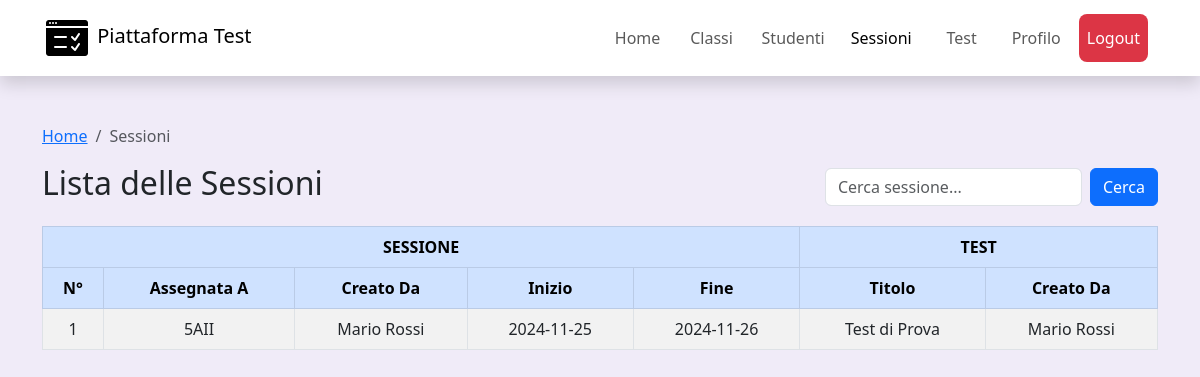
/frontend/views/sessioni.php (signed in), run on an earlier commit of the app's database.
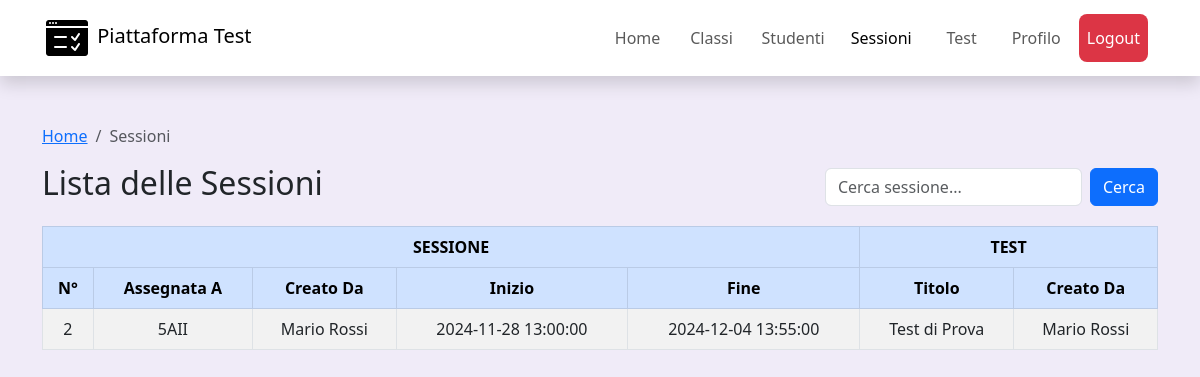
And on a later commit of the database.
### tables this page shows
CREATE TABLE `sessione` (
  `id` int(11) NOT NULL,
  `test_id` int(11) NOT NULL,
  `classe_id` int(11) NOT NULL,
  `cf_docente` varchar(16) NOT NULL,
  `data_inizio` datetime NOT NULL,
  `data_fine` datetime NOT NULL
);

CREATE TABLE `classe` (
  `id` int(11) NOT NULL,
  `nome` varchar(25) NOT NULL,
  `anno_scolastico` varchar(9) NOT NULL
);

CREATE TABLE `utente` (
  `codice_fiscale` varchar(16) NOT NULL,
  `nome` varchar(50) NOT NULL,
  `cognome` varchar(50) NOT NULL,
  `login` varchar(50) NOT NULL,
  `password` varchar(100) NOT NULL,
  `ruolo` enum('STUDENTE','DOCENTE','','') NOT NULL DEFAULT 'STUDENTE'
);

CREATE TABLE `test` (
  `id` int(11) NOT NULL,
  `titolo` varchar(100) NOT NULL,
  `cf_docente` varchar(16) NOT NULL
);

### frontend/views/sessioni.php (the view, shortened to what this page needs)
<?php
require("./../../backend/Include/db_connect.php");
$filter = isset($_GET['filter']) ? trim($_GET['filter']) : '';
$SQL_query = "SELECT
                s.id AS sessione_id,
                d_s.nome AS sessione_docente_nome,
                d_s.cognome AS sessione_docente_cognome,
                s.data_inizio AS sessione_inizio,
                s.data_fine AS sessione_fine,
                t.titolo AS test_titolo,
                d_t.nome AS test_docente_nome,
                d_t.cognome AS test_docente_cognome,
                c.nome AS classe_nome
            FROM
                sessione AS s
            JOIN
                test AS t
            ON
                t.id=s.test_id
            JOIN
                utente AS d_s
            ON
                d_s.codice_fiscale=s.cf_docente
            JOIN
                utente AS d_t
            ON
                d_t.codice_fiscale=t.cf_docente
            JOIN
                classe AS c
            ON
                c.id=s.classe_id";
$stmt = $conn->prepare($SQL_query);
$stmt->execute();
$result = $stmt->get_result();
?>
<!DOCTYPE html>
<html lang="en">
<head>
    <link href="https://cdn.jsdelivr.net/npm/bootstrap@5.3.0/dist/css/bootstrap.min.css" rel="stylesheet">
</head>
<body style="background-color: rgb(240, 235, 248);">
    <?php include("components/navbar.php") ?>
    <div class="container mt-5">
        <div>
            <nav aria-label="breadcrumb">
                <ol class="breadcrumb">
                    <li class="breadcrumb-item"><a href="index.php">Home</a></li>
                    <li class="breadcrumb-item active">Sessioni</li>
                </ol>
            </nav>
        </div>
        <div class="d-flex justify-content-between align-items-center mb-3">
            <h2>Lista delle Sessioni</h2>
            <form method="GET" class="d-flex">
                <input type="text" name="filter" class="form-control me-2" placeholder="Cerca sessione..."
                    value="<?php echo htmlspecialchars($filter); ?>">
                <button type="submit" class="btn btn-primary">Cerca</button>
            </form>
        </div>
        <table class="table table-bordered table-striped">
            <thead class="table-primary">
                <tr>
                    <th colspan="5">SESSIONE</th>
                    <th colspan="2">TEST</th>
                </tr>
                <tr>
                    <th>N°</th>
                    <th>Assegnata A</th>
                    <th>Creato Da</th>
                    <th>Inizio</th>
                    <th>Fine</th>
                    <th>Titolo</th>
                    <th>Creato Da</th>
                </tr>
            </thead>
            <tbody>
                <?php
                if ($result && $result->num_rows > 0) {
                    while ($row = $result->fetch_assoc()) {
                        echo "<tr>";
                        echo "<td>" . htmlspecialchars($row['sessione_id']) . "</td>";
                        echo "<td>" . htmlspecialchars($row['classe_nome']) . "</td>";
                        echo "<td>" . htmlspecialchars(ucfirst(strtolower($row['sessione_docente_nome'])) . " " . ucfirst(strtolower($row['sessione_docente_cognome']))) . "</td>";
                        echo "<td>" . htmlspecialchars($row['sessione_inizio']) . "</td>";
                        echo "<td>" . htmlspecialchars($row['sessione_fine']) . "</td>";
                        echo "<td>" . htmlspecialchars($row['test_titolo']) . "</td>";
                        echo "<td>" . htmlspecialchars(ucfirst(strtolower($row['test_docente_nome'])) . " " . ucfirst(strtolower($row['test_docente_cognome']))) . "</td>";
                        echo "</tr>";
                    }
                } else {
                    echo "<tr><td colspan='3' class='text-center'>Nessun studente trovato</td></tr>";
                }
                ?>
            </tbody>
        </table>
    </div>
</body>
</html>

### frontend/views/components/navbar.php (shortened to what this page needs)
<?php
    $pagina = substr($_SERVER["SCRIPT_FILENAME"], strrpos($_SERVER["SCRIPT_FILENAME"], '/') + 1);
?>
            <nav class="navbar navbar-expand-lg navbar-light shadow" style="background-color: #fff;">
                <div class="container d-flex justify-content-around align-items-center">
                    <a class="navbar-brand" href="#">
                        <img src="src/images/icons8-test-100.png" width="50" height="50" class="d-inline-block" alt="">
                        Piattaforma Test
                    </a>
                    <div class="collapse navbar-collapse" id="navbarNav">
                        <ul class="navbar-nav ms-auto">
                            <?php if ($_SESSION['user']['ruolo'] === 'STUDENTE'): ?>
                                <li class="nav-item">
                                    <a class="nav-link <?php if ($pagina == "index.php") echo 'active'; ?>" href="index.php">Home</a>
                                </li>
                                <li class="nav-item">
                                    <a class="nav-link <?php if ($pagina == "test.php") echo 'active'; ?>" href="test.php">Test</a>
                                </li>
                                <li class="nav-item">
                                    <a class="nav-link <?php if ($pagina == "profilo.php") echo 'active'; ?>" href="profilo.php">Profilo</a>
                                </li>
                            <?php elseif ($_SESSION['user']['ruolo'] === 'DOCENTE'): ?>
                                <li class="nav-item">
                                    <a class="nav-link <?php if ($pagina == "index.php") echo 'active'; ?>" href="index.php">Home</a>
                                </li>
                                <li class="nav-item">
                                    <a class="nav-link <?php if ($pagina == "classi.php") echo 'active'; ?>" href="classi.php">Classi</a>
                                </li>
                                <li class="nav-item">
                                    <a class="nav-link <?php if ($pagina == "studenti.php") echo 'active'; ?>" href="studenti.php">Studenti</a>
                                </li>
                                <li class="nav-item">
                                    <a class="nav-link <?php if ($pagina == "sessioni.php") echo 'active'; ?>" href="sessioni.php">Sessioni</a>
                                </li>
                                <li class="nav-item">
                                    <a class="nav-link <?php if ($pagina == "test.php") echo 'active'; ?>" href="test.php">Test</a>
                                </li>
                                <li class="nav-item">
                                    <a class="nav-link <?php if ($pagina == "profilo.php") echo 'active'; ?>" href="profilo.php">Profilo</a>
                                </li>
                            <?php endif; ?>
                            <li class="nav-item">
                                <a class="nav-link logout-btn" href="logout.php">Logout</a>
                            </li>
                        </ul>
                    </div>
                </div>
            </nav>

### frontend/views/sessioni.php (style rules this page uses)
tr { text-align: center; }

### frontend/views/components/navbar.php (style rules this page uses)
.nav-link { transition: background-color 0.3s, color 0.3s; padding: 12px 20px; border-radius: 8px; min-width: 8vh; text-align: center; }
.active { color: #fff; }
.logout-btn { background-color: #dc3545 !important; color: #fff !important; transition: background-color 0.3s ease-in-out, transform 0.2s; padding: 12px 20px; border-radius: 8px; }
@media (min-width: 992px) { .nav-link { margin-right: 10px; } }

What changed in the data, as far as the page shows it:
removed sessione: id "1", classe.nome "5AII", cf_docente.cognome "Mario Rossi", data_inizio "2024-11-25", data_fine "2024-11-26", test.titolo "Test di Prova"
added sessione: id "2", classe.nome "5AII", cf_docente.cognome "Mario Rossi", data_inizio "2024-11-28 13:00:00", data_fine "2024-12-04 13:55:00", test.titolo "Test di Prova"
